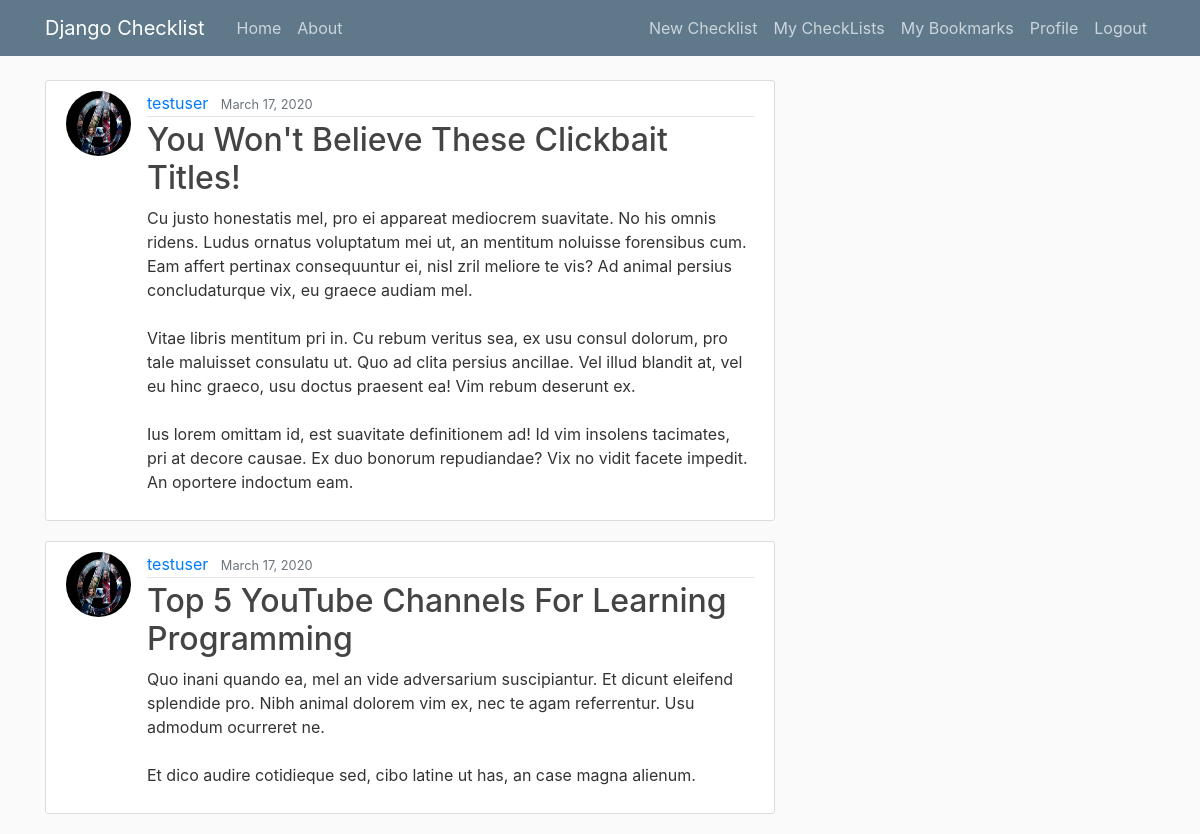
The app's page /mybookmark/ (signed in), older data.
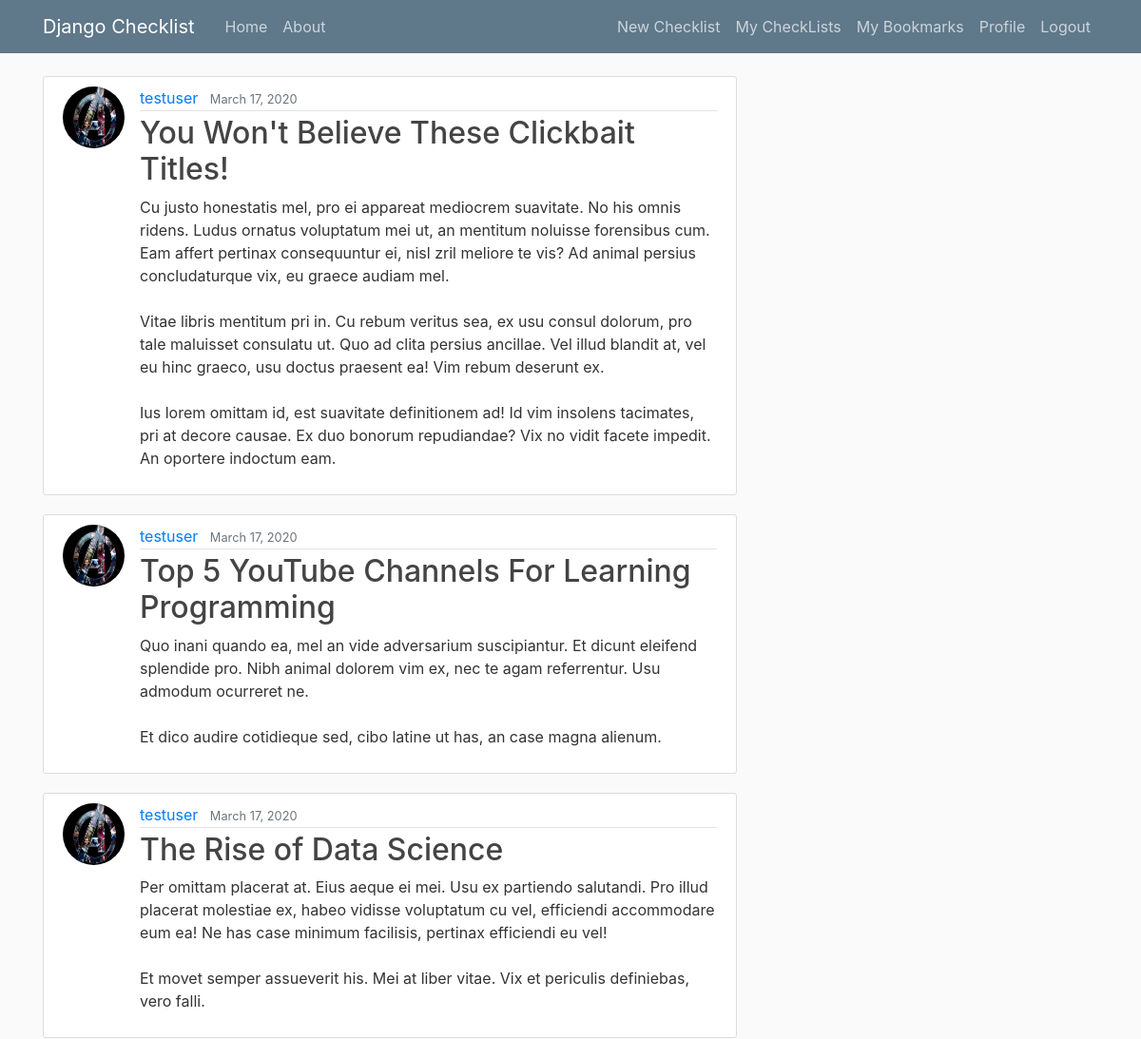
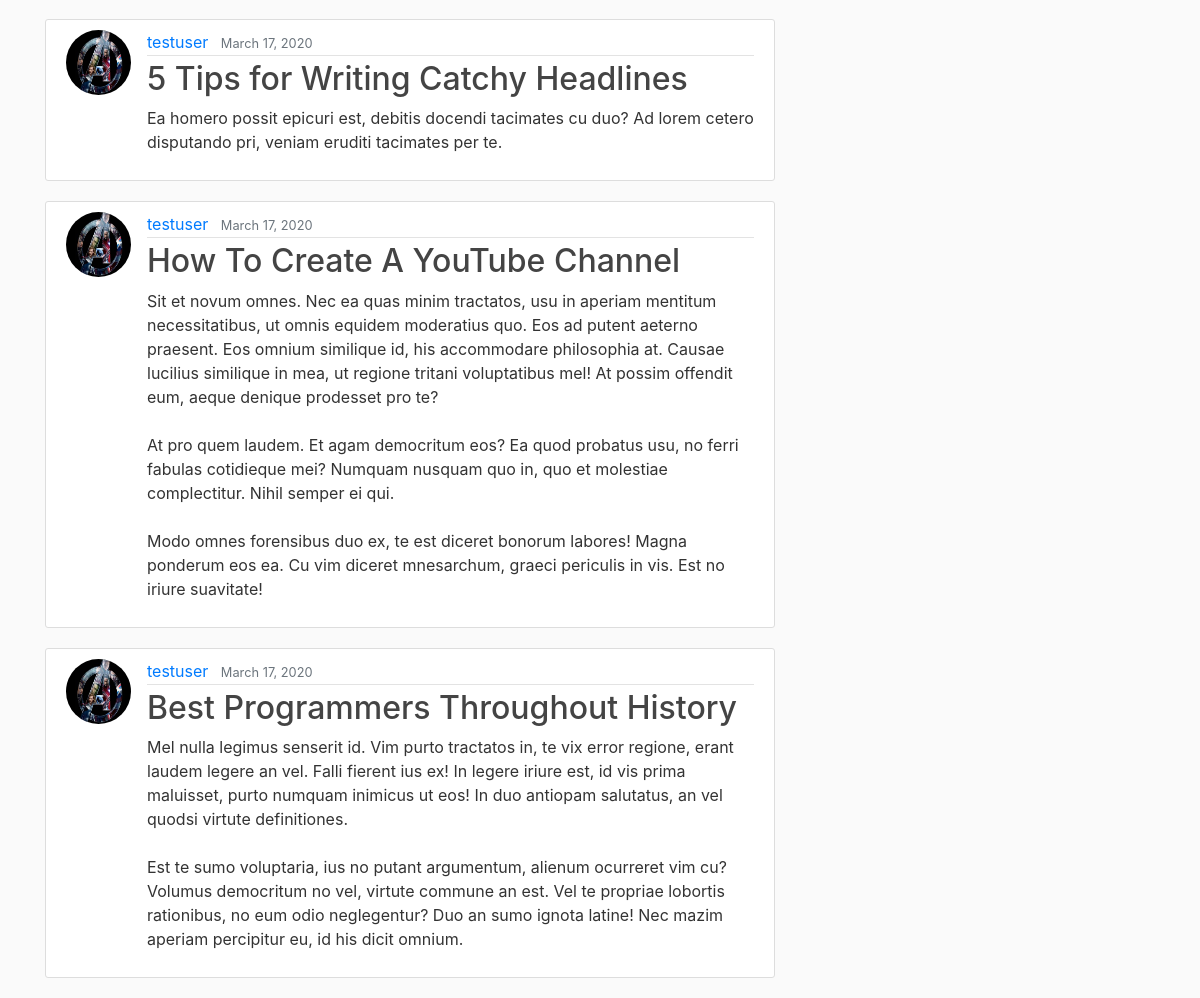
The same page, newer data (2 pictures, top to bottom).
### checklist/models.py (models this page shows, shortened)
class Bookmark(models.Model):
	user = models.ForeignKey(User, on_delete=models.CASCADE)
	checklist = models.ForeignKey(Checklist, on_delete=models.CASCADE)

class Checklist(models.Model):
	title = models.CharField(max_length=100)
	content = models.TextField()
	date_posted = models.DateTimeField(default=timezone.now)
	author = models.ForeignKey(User, on_delete = models.CASCADE)
	visibility = models.IntegerField(default=0)

### users/models.py (models this page shows, shortened)
class Profile(models.Model):
	user = models.OneToOneField(User, on_delete = models.CASCADE)
	image = models.ImageField(default='default.jpg', upload_to='profile_pics')

### checklist/views.py (the view)
# urls.py: path('mybookmark/', views.mybookmark, name='checklist-mybookmark'),
def mybookmark(request):
	context = {
		'bookmarks_var': Bookmark.objects.filter(user=request.user),
		'title': 'My Bookmarks'
	}
	return render(request, 'checklist/mybookmark.html', context) # because render looks in templates subdirectory, by default

### checklist/templates/checklist/mybookmark.html
{% extends "checklist/base.html" %}
{% block content %}
	{% for bookmark in bookmarks_var %}
		<article class="media content-section">
			<img class="rounded-circle article-img" src="{{ bookmark.checklist.author.profile.image.url }}">
		  <div class="media-body">
		    <div class="article-metadata">
		      <a class="mr-2" href="{% url 'user-checklists' bookmark.checklist.author.username %}">{{ bookmark.checklist.author }}</a>
		      <small class="text-muted">{{ bookmark.checklist.date_posted|date:'F d, Y' }}</small>
		    </div>
		    <h2><a class="article-title" href="#">{{ bookmark.checklist.title }}</a></h2>
		    <p class="article-content">{{ bookmark.checklist.content }}</p>
		  </div>
		</article>
	{% endfor %}
{% endblock %}

Row changes from the older to the newer data that the page shows:
added Bookmark: checklist.author.profile.image (placeholder picture), checklist.author "testuser", checklist.date_posted "March 17, 2020", checklist "The Rise of Data Science", checklist.content "Per omittam placerat at. Eius aeque ei mei. Usu ex partiendo salutandi. Pro illud placerat molestiae ex, habeo vidisse voluptatum cu vel, efficiendi accommodare eum ea! Ne has case minimum facilisis, pertinax efficiendi eu vel! Et movet semper assueverit his. Mei at liber vitae. Vix et periculis definiebas, vero falli."
added Bookmark: checklist.author.profile.image (placeholder picture), checklist.author "testuser", checklist.date_posted "March 17, 2020", checklist "5 Tips for Writing Catchy Headlines", checklist.content "Ea homero possit epicuri est, debitis docendi tacimates cu duo? Ad lorem cetero disputando pri, veniam eruditi tacimates per te."
added Bookmark: checklist.author.profile.image (placeholder picture), checklist.author "testuser", checklist.date_posted "March 17, 2020", checklist "How To Create A YouTube Channel", checklist.content "Sit et novum omnes. Nec ea quas minim tractatos, usu in aperiam mentitum necessitatibus, ut omnis equidem moderatius quo. Eos ad putent aeterno praesent. Eos omnium similique id, his accommodare philosophia at. Causae lucilius similique in mea, ut regione tritani voluptatibus mel! At possim offendit eum, aeque denique prodesset pro te? At pro quem laudem. Et agam democritum eos? Ea quod probatus usu, no ferri fabulas cotidieque mei? Numquam nusquam quo in, quo et molestiae complectitur. Nihil semper ei qui. Modo omnes forensibus duo ex, te est diceret bonorum labores! Magna ponderum eos ea. Cu vim diceret mnesarchum, graeci periculis in vis. Est no iriure suavitate!"
added Bookmark: checklist.author.profile.image (placeholder picture), checklist.author "testuser", checklist.date_posted "March 17, 2020", checklist "Best Programmers Throughout History", checklist.content "Mel nulla legimus senserit id. Vim purto tractatos in, te vix error regione, erant laudem legere an vel. Falli fierent ius ex! In legere iriure est, id vis prima maluisset, purto numquam inimicus ut eos! In duo antiopam salutatus, an vel quodsi virtute definitiones. Est te sumo voluptaria, ius no putant argumentum, alienum ocurreret vim cu? Volumus democritum no vel, virtute commune an est. Vel te propriae lobortis rationibus, no eum odio neglegentur? Duo an sumo ignota latine! Nec mazim aperiam percipitur eu, id his dicit omnium."
